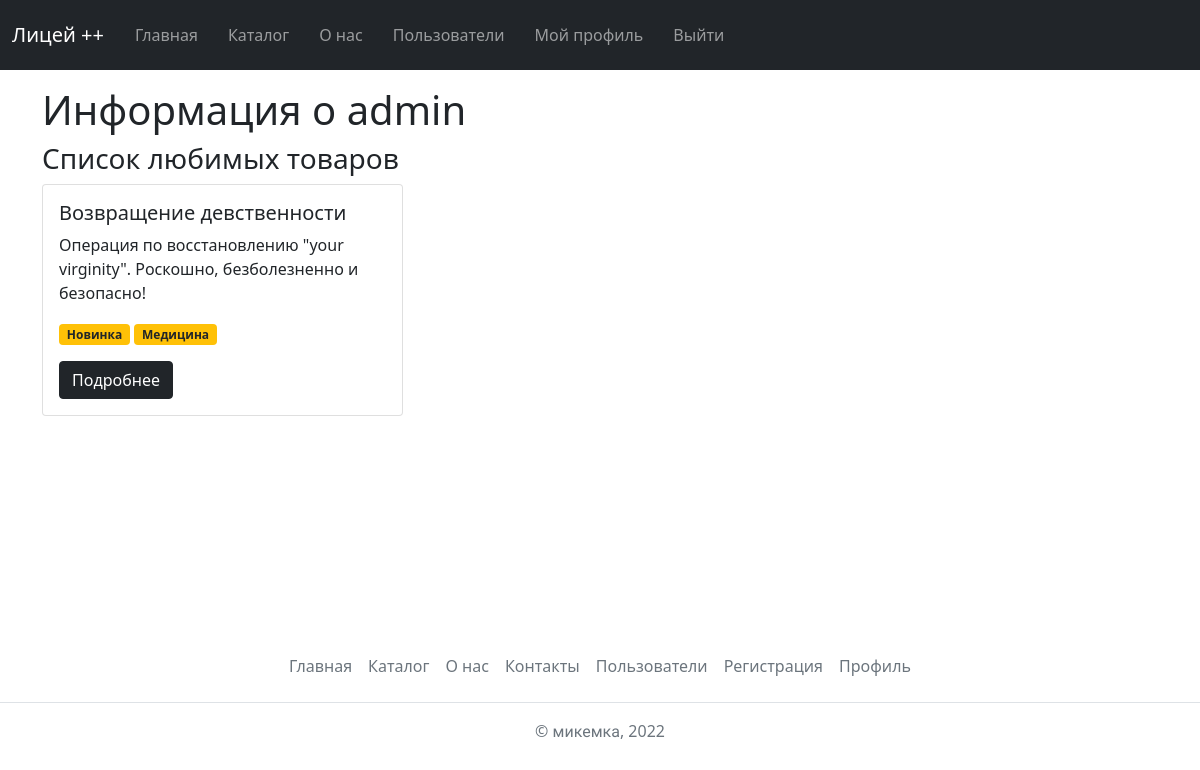
Page /auth/users/1/ on the earlier database version.
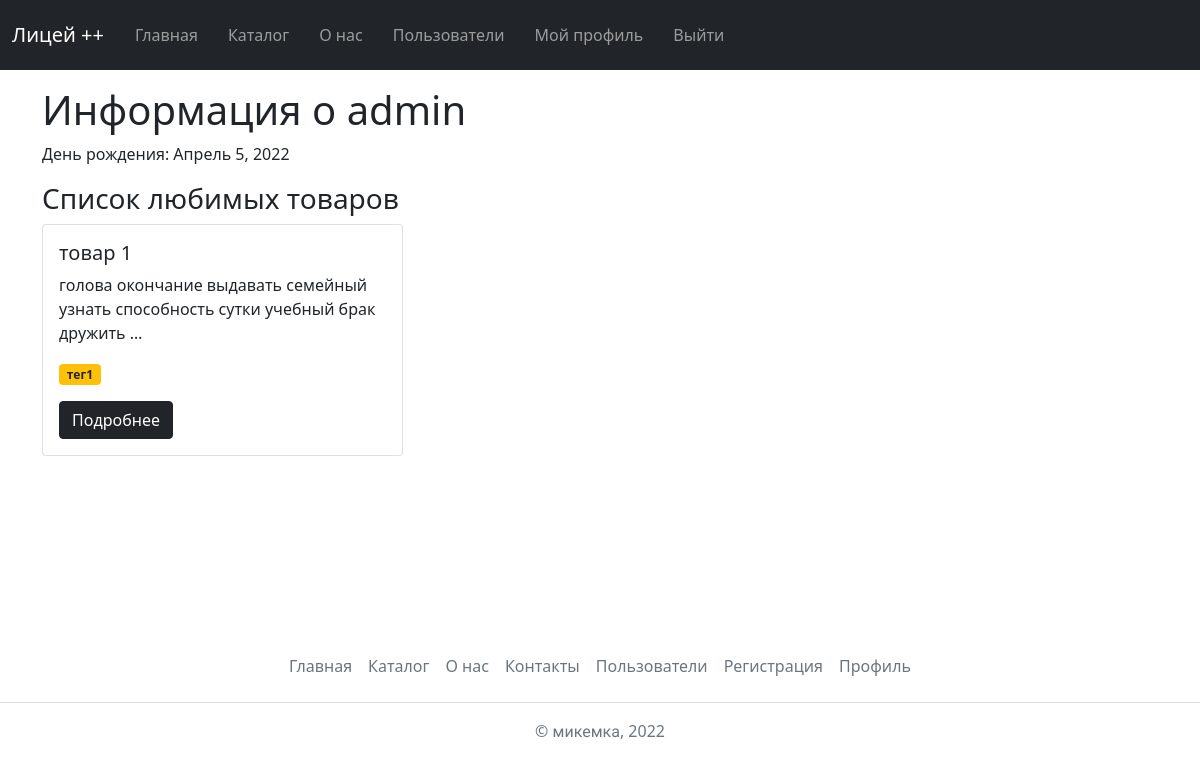
Same page on the later database version.
### catalog/models.py (models this page shows, shortened)
class Item(Published):
    name = models.CharField(
        verbose_name='Название товара',
        max_length=150
    )
    text = models.TextField(
        verbose_name='Текст',
        help_text='Минимум два слова. Обязательно должно содержаться слово превосходно или роскошно', validators=(validate_required_words, validate_words_count)
    )
    tags = models.ManyToManyField(
        verbose_name='Теги',
        to='Tag',
        related_name='items'
    )
    category = models.ForeignKey(
        verbose_name='Категория',
        to='Category',
        related_name='items',
        on_delete=models.RESTRICT
    )
    objects = ItemManager()
    class Meta:
        verbose_name = 'товар'
        verbose_name_plural = 'товары'

class Tag(Slug, Published, Name):
    objects = TagManager()
    def __str__(self) -> str:
        if self.name:
            return self.name
        return self.slug
    class Meta:
        verbose_name = 'тег'
        verbose_name_plural = 'теги'

### users/models.py (models this page shows, shortened)
class Profile(models.Model):
    user = models.OneToOneField(User, on_delete=models.CASCADE)
    birthday = models.DateField(verbose_name='Дата рождения', null=True, blank=True)

### users/views.py (the view)
# urls.py: path('users/<int:pk>/', views.user_detail, name='user_detail'),
def user_detail(request, pk):
    user = get_object_or_404(User.objects.only(
        'email', 'first_name', 'last_name', 'profile__birthday'
    ).select_related('profile'), pk=pk)
    liked = Item.objects.user_liked_items(user)
    TEMPLATE = 'users/user_detail.html'
    return render(request, TEMPLATE, {
        'user': user,
        'items': liked,
    })

### catalog/models.py (called while the page is built)
    def published_tags(self):
        return self.filter(is_published=True)

    def user_liked_items(self, user):
        return self.filter(
            pk__in=Rating.objects.filter(
                user=user,
                star=5
            ).values_list('item_id')
        ).prefetch_related(
            Prefetch(
                'tags',
                queryset=Tag.objects.published_tags()
            )
        ).only(
            'name',
            'text',
            'tags__name',
            'category_id',
        )

### templates/users/user_detail.html (shortened to what this page needs)
{% extends 'base.html' %}
{% block content %}
<div class="container mt-3">
    <h1>
        Информация о
        {% if user.first_name or user.last_name %}
            {{ user.first_name }} {{ user.last_name }}
        {% else %}
            {{ user.username }}
        {% endif %}
    </h1>
    {% if user.profile.birthday %}
    <p>День рождения: {{ user.profile.birthday }}</p>
    {% endif %}
    {% if items %}
    <h3>Список любимых товаров</h3>
    {% include 'core/item_list_base.html' %}
    {% else %}
    <h3>Любимых товаров нет</h3>
    {% endif %}
</div>
{% endblock %}

### templates/core/item_list_base.html
<div class="row row-cols-1 row-cols-sm-2 row-cols-md-3 g-3">
{% for item in items %}
    <div class="col">
        <div class="card">
            <div class="card-body">
                <h5 class="card-title">{{ item.name }}</h5>
                <p class="card-text">{{ item.text|truncatewords:10 }}</p>
                <p><span class="badge bg-warning text-dark">
                    {{ item.tags.all|join:'</span> <span class="badge bg-warning text-dark">' }}
                </span></p>
                <a href="{% url 'item_detail' pk=item.id %}" class="btn btn-dark">Подробнее</a>
            </div>
        </div>
    </div>
{% empty %}
    <div class="alert alert-danger" role="alert">Список пуст. Эй, админ, добавь инфы!</div>
{% endfor %}
</div>

Differences in the rows shown:
removed Item: name "Возвращение девственности", text "Операция по восстановлению \"your virginity\". Роскошно, безболезненно и безопасно!", tags.all "Новинка Медицина"
now on this page (row edited): Item: name "товар 1", text "голова окончание выдавать семейный узнать способность сутки учебный брак дружить …", tags.all "тег1"
Other differences:
{{ user.profile.birthday }}: (not shown) → "Апрель 5, 2022"
text now shown: "День рождения:"
